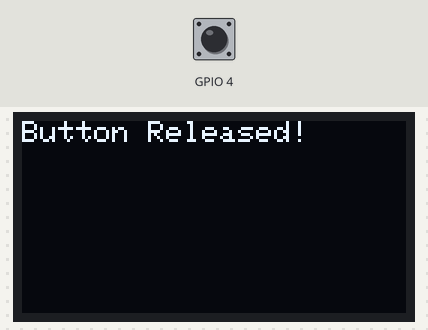
Bench run of a program on a simulated ESP32-S3. On the bench: 128×64 one-colour display. Inputs (shaded band) come from the test bench; at power-on: GPIO 4 HIGH. The display library's start-up logo is not drawn.

Above: at 2.2 s.
2.3 s: GPIO 4 pulled LOW for 0.15 s
At 2.41 s:
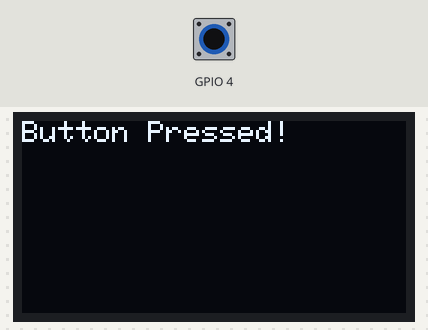
3.9 s: GPIO 4 pulled LOW for 3.2 s
Timing chart, 0 to 6.9 s (numbered marks = the images above; inputs shaded):
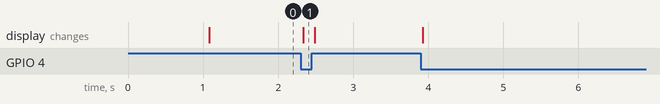

The program:

main.cpp
```cpp
#include <Arduino.h>
#include <Wire.h>
#include <Adafruit_GFX.h>
#include <Adafruit_SSD1306.h>

#define SCREEN_WIDTH 128 // OLED display width, in pixels
#define SCREEN_HEIGHT 64 // OLED display height, in pixels

#define I2C_SDA 15
#define I2C_SCL 16

bool success = Wire.begin(I2C_SDA, I2C_SCL);

// Declaration for an SSD1306 display connected to I2C (SDA, SCL pins)
#define OLED_RESET     -1 // Reset pin # (or -1 if sharing Arduino reset pin)
Adafruit_SSD1306 display_handler(SCREEN_WIDTH, SCREEN_HEIGHT, &Wire, OLED_RESET);

void OledSetup() {
  display_handler.begin(SSD1306_SWITCHCAPVCC, 0x3C);

  display_handler.display();
  delay(1000);
  display_handler.clearDisplay();

  display_handler.setTextSize(1);
  display_handler.setTextColor(SSD1306_WHITE);
}

void setup() {
  OledSetup();
  pinMode(4, INPUT_PULLUP);
}

void loop() {
  if (digitalRead(4) == LOW) {
    display_handler.clearDisplay();
    display_handler.setCursor(0, 0);
    display_handler.println("Button Pressed!");
    display_handler.display();
  } else {
    display_handler.clearDisplay();
    display_handler.setCursor(0, 0);
    display_handler.println("Button Released!");
    display_handler.display();
  }
}
```

Measured:
- after the input at 2.3 s, the display: changes at once (image 1)
